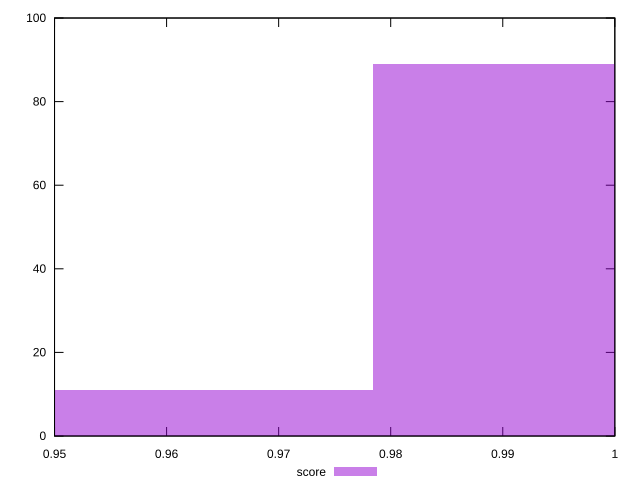

Write gnuplot code to recreate this figure.
reset

$score <<EOF
0.9955904659922975 89
0.9612597602684252 11
EOF

set key outside below
set boxwidth 0.034330705723872326
set xrange [0.95:1]
set yrange [0:100]
set trange [0:100]
set style fill transparent solid 0.5 noborder
set terminal svg size 640, 490 enhanced background rgb 'white'
set output "reports/report_00032_2021-02-25T10-28-15.087Z/uses-rel-preconnect/samples/music/score/histogram.svg"

plot $score title "score" with boxes

reset
